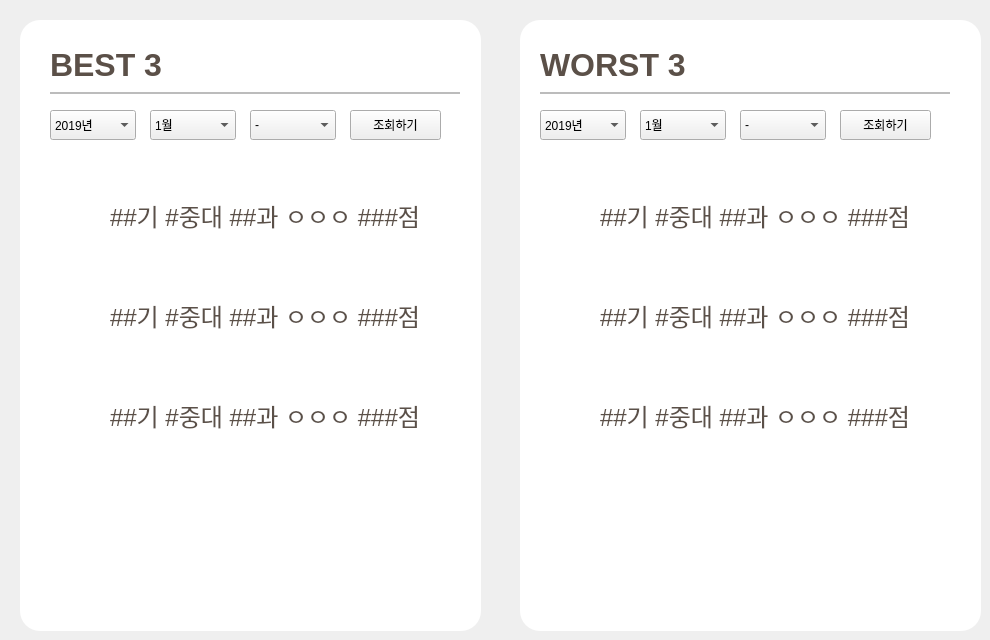
   <widget class="QWidget" name="page_3">
    <widget class="QLabel" name="label_2">
     <property name="geometry">
      <rect>
       <x>20</x>
       <y>20</y>
       <width>461</width>
       <height>611</height>
      </rect>
     </property>
     <property name="styleSheet">
      <string notr="true">border-radius:20px;
background-color:rgb(255, 255, 255)</string>
     </property>
     <property name="text">
      <string/>
     </property>
    </widget>
    <widget class="QLabel" name="label_3">
     <property name="geometry">
      <rect>
       <x>520</x>
       <y>20</y>
       <width>461</width>
       <height>611</height>
      </rect>
     </property>
     <property name="styleSheet">
      <string notr="true">border-radius:20px;
background-color:rgb(255, 255, 255)</string>
     </property>
     <property name="text">
      <string/>
     </property>
    </widget>
    <widget class="QLabel" name="label_6">
     <property name="geometry">
      <rect>
       <x>50</x>
       <y>40</y>
       <width>161</width>
       <height>51</height>
      </rect>
     </property>
     <property name="font">
      <font>
       <pointsize>14</pointsize>
       <weight>75</weight>
       <italic>true</italic>
       <bold>true</bold>
      </font>
     </property>
     <property name="styleSheet">
      <string notr="true">color:rgb(91, 80, 72);
background-color: rgba(255, 255, 255, 0);</string>
     </property>
     <property name="text">
      <string>&lt;html&gt;&lt;head/&gt;&lt;body&gt;&lt;p&gt;&lt;span style=&quot; font-size:24pt; font-style:normal;&quot;&gt;BEST 3&lt;/span&gt;&lt;/p&gt;&lt;/body&gt;&lt;/html&gt;</string>
     </property>
    </widget>
    <widget class="QLabel" name="topbg_5">
     <property name="geometry">
      <rect>
       <x>50</x>
       <y>92</y>
       <width>410</width>
       <height>2</height>
      </rect>
     </property>
     <property name="styleSheet">
      <string notr="true">background-color:rgb(188, 188, 188)</string>
     </property>
     <property name="text">
      <string/>
     </property>
    </widget>
    <widget class="QLabel" name="label_7">
     <property name="geometry">
      <rect>
       <x>540</x>
       <y>40</y>
       <width>161</width>
       <height>51</height>
      </rect>
     </property>
     <property name="font">
      <font>
       <pointsize>14</pointsize>
       <weight>75</weight>
       <italic>true</italic>
       <bold>true</bold>
      </font>
     </property>
     <property name="styleSheet">
      <string notr="true">color:rgb(91, 80, 72);
background-color: rgba(255, 255, 255, 0);</string>
     </property>
     <property name="text">
      <string>&lt;html&gt;&lt;head/&gt;&lt;body&gt;&lt;p&gt;&lt;span style=&quot; font-size:24pt; font-style:normal;&quot;&gt;WORST 3&lt;/span&gt;&lt;/p&gt;&lt;/body&gt;&lt;/html&gt;</string>
     </property>
    </widget>
    <widget class="QLabel" name="topbg_6">
     <property name="geometry">
      <rect>
       <x>540</x>
       <y>92</y>
       <width>410</width>
       <height>2</height>
      </rect>
     </property>
     <property name="styleSheet">
      <string notr="true">background-color:rgb(188, 188, 188)</string>
     </property>
     <property name="text">
      <string/>
     </property>
    </widget>
    <widget class="QComboBox" name="comboBox">
     <property name="geometry">
      <rect>
       <x>50</x>
       <y>110</y>
       <width>86</width>
       <height>30</height>
      </rect>
     </property>
     <property name="styleSheet">
      <string notr="true">font: 29 14pt &quot;Noto Sans CJK HK DemiLight&quot;;</string>
     </property>
     <item>
      <property name="text">
       <string>2019년</string>
      </property>
     </item>
     <item>
      <property name="text">
       <string>2020년</string>
      </property>
     </item>
     <item>
      <property name="text">
       <string>2021년</string>
      </property>
     </item>
     <item>
      <property name="text">
       <string>2022년</string>
      </property>
     </item>
    </widget>
    <widget class="QComboBox" name="comboBox_2">
     <property name="geometry">
      <rect>
       <x>150</x>
       <y>110</y>
       <width>86</width>
       <height>30</height>
      </rect>
     </property>
     <property name="styleSheet">
      <string notr="true">font: 29 14pt &quot;Noto Sans CJK HK DemiLight&quot;;</string>
     </property>
     <item>
      <property name="text">
       <string>1월</string>
      </property>
     </item>
     <item>
      <property name="text">
       <string>2월</string>
      </property>
     </item>
     <item>
      <property name="text">
       <string>3월</string>
      </property>
     </item>
     <item>
      <property name="text">
       <string>4월</string>
      </property>
     </item>
     <item>
      <property name="text">
       <string>5월</string>
      </property>
     </item>
     <item>
      <property name="text">
       <string>6월</string>
      </property>
     </item>
     <item>
      <property name="text">
       <string>7월</string>
      </property>
     </item>
     <item>
      <property name="text">
       <string>8월</string>
      </property>
     </item>
     <item>
      <property name="text">
       <string>9월</string>
      </property>
     </item>
     <item>
      <property name="text">
       <string>10월</string>
      </property>
     </item>
     <item>
      <property name="text">
       <string>11월</string>
      </property>
     </item>
     <item>
      <property name="text">
       <string>12월</string>
      </property>
     </item>
    </widget>
    <widget class="QComboBox" name="comboBox_3">
     <property name="geometry">
      <rect>
       <x>250</x>
       <y>110</y>
       <width>86</width>
       <height>30</height>
      </rect>
     </property>
     <property name="styleSheet">
      <string notr="true">font: 29 14pt &quot;Noto Sans CJK HK DemiLight&quot;;</string>
     </property>
     <item>
      <property name="text">
       <string>-</string>
      </property>
     </item>
     <item>
      <property name="text">
       <string>1주</string>
      </property>
     </item>
     <item>
      <property name="text">
       <string>2주</string>
      </property>
     </item>
     <item>
      <property name="text">
       <string>3주</string>
      </property>
     </item>
     <item>
      <property name="text">
       <string>4주</string>
      </property>
     </item>
     <item>
      <property name="text">
       <string>5주</string>
      </property>
     </item>
    </widget>
    <widget class="QComboBox" name="comboBox_4">
     <property name="geometry">
      <rect>
       <x>540</x>
       <y>110</y>
       <width>86</width>
       <height>30</height>
      </rect>
     </property>
     <property name="styleSheet">
      <string notr="true">font: 29 14pt &quot;Noto Sans CJK HK DemiLight&quot;;</string>
     </property>
     <item>
      <property name="text">
       <string>2019년</string>
      </property>
     </item>
     <item>
      <property name="text">
       <string>2020년</string>
      </property>
     </item>
     <item>
      <property name="text">
       <string>2021년</string>
      </property>
     </item>
     <item>
      <property name="text">
       <string>2022년</string>
      </property>
     </item>
    </widget>
    <widget class="QComboBox" name="comboBox_5">
     <property name="geometry">
      <rect>
       <x>640</x>
       <y>110</y>
       <width>86</width>
       <height>30</height>
      </rect>
     </property>
     <property name="styleSheet">
      <string notr="true">font: 29 14pt &quot;Noto Sans CJK HK DemiLight&quot;;</string>
     </property>
     <item>
      <property name="text">
       <string>1월</string>
      </property>
     </item>
     <item>
      <property name="text">
       <string>2월</string>
      </property>
     </item>
     <item>
      <property name="text">
       <string>3월</string>
      </property>
     </item>
     <item>
      <property name="text">
       <string>4월</string>
      </property>
     </item>
     <item>
      <property name="text">
       <string>5월</string>
      </property>
     </item>
     <item>
      <property name="text">
       <string>6월</string>
      </property>
     </item>
     <item>
      <property name="text">
       <string>7월</string>
      </property>
     </item>
     <item>
      <property name="text">
       <string>8월</string>
      </property>
     </item>
     <item>
      <property name="text">
       <string>9월</string>
      </property>
     </item>
     <item>
      <property name="text">
       <string>10월</string>
      </property>
     </item>
     <item>
      <property name="text">
       <string>11월</string>
      </property>
     </item>
     <item>
      <property name="text">
       <string>12월</string>
      </property>
     </item>
    </widget>
    <widget class="QComboBox" name="comboBox_6">
     <property name="geometry">
      <rect>
       <x>740</x>
       <y>110</y>
       <width>86</width>
       <height>30</height>
      </rect>
     </property>
     <property name="styleSheet">
      <string notr="true">font: 29 14pt &quot;Noto Sans CJK HK DemiLight&quot;;</string>
     </property>
     <item>
      <property name="text">
       <string>-</string>
      </property>
     </item>
     <item>
      <property name="text">
       <string>1주</string>
      </property>
     </item>
     <item>
      <property name="text">
       <string>2주</string>
      </property>
     </item>
     <item>
      <property name="text">
       <string>3주</string>
      </property>
     </item>
     <item>
      <property name="text">
       <string>4주</string>
      </property>
     </item>
     <item>
      <property name="text">
       <string>5주</string>
      </property>
     </item>
    </widget>
    <widget class="QLabel" name="label_30">
     <property name="geometry">
      <rect>
       <x>110</x>
       <y>190</y>
       <width>331</width>
       <height>51</height>
      </rect>
     </property>
     <property name="font">
      <font>
       <pointsize>14</pointsize>
       <weight>75</weight>
       <italic>true</italic>
       <bold>true</bold>
      </font>
     </property>
     <property name="styleSheet">
      <string notr="true">color:rgb(91, 80, 72);
background-color: rgba(255, 255, 255, 0);</string>
     </property>
     <property name="text">
      <string>&lt;html&gt;&lt;head/&gt;&lt;body&gt;&lt;p&gt;&lt;span style=&quot; font-size:18pt; font-weight:400; font-style:normal;&quot;&gt;##기 #중대 ##과 ㅇㅇㅇ ###점&lt;/span&gt;&lt;/p&gt;&lt;/body&gt;&lt;/html&gt;</string>
     </property>
    </widget>
    <widget class="QLabel" name="label_31">
     <property name="geometry">
      <rect>
       <x>110</x>
       <y>290</y>
       <width>331</width>
       <height>51</height>
      </rect>
     </property>
     <property name="font">
      <font>
       <pointsize>14</pointsize>
       <weight>75</weight>
       <italic>true</italic>
       <bold>true</bold>
      </font>
     </property>
     <property name="styleSheet">
      <string notr="true">color:rgb(91, 80, 72);
background-color: rgba(255, 255, 255, 0);</string>
     </property>
     <property name="text">
      <string>&lt;html&gt;&lt;head/&gt;&lt;body&gt;&lt;p&gt;&lt;span style=&quot; font-size:18pt; font-weight:400; font-style:normal;&quot;&gt;##기 #중대 ##과 ㅇㅇㅇ ###점&lt;/span&gt;&lt;/p&gt;&lt;/body&gt;&lt;/html&gt;</string>
     </property>
    </widget>
    <widget class="QLabel" name="label_32">
     <property name="geometry">
      <rect>
       <x>110</x>
       <y>390</y>
       <width>331</width>
       <height>51</height>
      </rect>
     </property>
     <property name="font">
      <font>
       <pointsize>14</pointsize>
       <weight>75</weight>
       <italic>true</italic>
       <bold>true</bold>
      </font>
     </property>
     <property name="styleSheet">
      <string notr="true">color:rgb(91, 80, 72);
background-color: rgba(255, 255, 255, 0);</string>
     </property>
     <property name="text">
      <string>&lt;html&gt;&lt;head/&gt;&lt;body&gt;&lt;p&gt;&lt;span style=&quot; font-size:18pt; font-weight:400; font-style:normal;&quot;&gt;##기 #중대 ##과 ㅇㅇㅇ ###점&lt;/span&gt;&lt;/p&gt;&lt;/body&gt;&lt;/html&gt;</string>
     </property>
    </widget>
    <widget class="QLabel" name="label_33">
     <property name="geometry">
      <rect>
       <x>600</x>
       <y>190</y>
       <width>331</width>
       <height>51</height>
      </rect>
     </property>
     <property name="font">
      <font>
       <pointsize>14</pointsize>
       <weight>75</weight>
       <italic>true</italic>
       <bold>true</bold>
      </font>
     </property>
     <property name="styleSheet">
      <string notr="true">color:rgb(91, 80, 72);
background-color: rgba(255, 255, 255, 0);</string>
     </property>
     <property name="text">
      <string>&lt;html&gt;&lt;head/&gt;&lt;body&gt;&lt;p&gt;&lt;span style=&quot; font-size:18pt; font-weight:400; font-style:normal;&quot;&gt;##기 #중대 ##과 ㅇㅇㅇ ###점&lt;/span&gt;&lt;/p&gt;&lt;/body&gt;&lt;/html&gt;</string>
     </property>
    </widget>
    <widget class="QLabel" name="label_34">
     <property name="geometry">
      <rect>
       <x>600</x>
       <y>290</y>
       <width>331</width>
       <height>51</height>
      </rect>
     </property>
     <property name="font">
      <font>
       <pointsize>14</pointsize>
       <weight>75</weight>
       <italic>true</italic>
       <bold>true</bold>
      </font>
     </property>
     <property name="styleSheet">
      <string notr="true">color:rgb(91, 80, 72);
background-color: rgba(255, 255, 255, 0);</string>
     </property>
     <property name="text">
      <string>&lt;html&gt;&lt;head/&gt;&lt;body&gt;&lt;p&gt;&lt;span style=&quot; font-size:18pt; font-weight:400; font-style:normal;&quot;&gt;##기 #중대 ##과 ㅇㅇㅇ ###점&lt;/span&gt;&lt;/p&gt;&lt;/body&gt;&lt;/html&gt;</string>
     </property>
    </widget>
    <widget class="QLabel" name="label_35">
     <property name="geometry">
      <rect>
       <x>600</x>
       <y>390</y>
       <width>331</width>
       <height>51</height>
      </rect>
     </property>
     <property name="font">
      <font>
       <pointsize>14</pointsize>
       <weight>75</weight>
       <italic>true</italic>
       <bold>true</bold>
      </font>
     </property>
     <property name="styleSheet">
      <string notr="true">color:rgb(91, 80, 72);
background-color: rgba(255, 255, 255, 0);</string>
     </property>
     <property name="text">
      <string>&lt;html&gt;&lt;head/&gt;&lt;body&gt;&lt;p&gt;&lt;span style=&quot; font-size:18pt; font-weight:400; font-style:normal;&quot;&gt;##기 #중대 ##과 ㅇㅇㅇ ###점&lt;/span&gt;&lt;/p&gt;&lt;/body&gt;&lt;/html&gt;</string>
     </property>
    </widget>
    <widget class="QLabel" name="label_gold">
     <property name="geometry">
      <rect>
       <x>40</x>
       <y>180</y>
       <width>70</width>
       <height>70</height>
      </rect>
     </property>
     <property name="styleSheet">
      <string notr="true">background-color: rgba(255, 255, 255, 0);</string>
     </property>
     <property name="text">
      <string/>
     </property>
     <property name="pixmap">
      <pixmap resource="myres.qrc">:/icon/디자인/gold-medal.png</pixmap>
     </property>
     <property name="scaledContents">
      <bool>true</bool>
     </property>
    </widget>
    <widget class="QLabel" name="label_silver">
     <property name="geometry">
      <rect>
       <x>40</x>
       <y>280</y>
       <width>70</width>
       <height>70</height>
      </rect>
     </property>
     <property name="styleSheet">
      <string notr="true">background-color: rgba(255, 255, 255, 0);</string>
     </property>
     <property name="text">
      <string/>
     </property>
     <property name="pixmap">
      <pixmap resource="myres.qrc">:/icon/디자인/silver-medal.png</pixmap>
     </property>
     <property name="scaledContents">
      <bool>true</bool>
     </property>
    </widget>
    <widget class="QLabel" name="label_bronze">
     <property name="geometry">
      <rect>
       <x>40</x>
       <y>380</y>
       <width>70</width>
       <height>70</height>
      </rect>
     </property>
     <property name="styleSheet">
      <string notr="true">background-color: rgba(255, 255, 255, 0);</string>
     </property>
     <property name="text">
      <string/>
     </property>
     <property name="pixmap">
      <pixmap resource="myres.qrc">:/icon/디자인/bronze.png</pixmap>
     </property>
     <property name="scaledContents">
      <bool>true</bool>
     </property>
    </widget>
    <widget class="QLabel" name="label_gold_2">
     <property name="geometry">
      <rect>
       <x>530</x>
       <y>180</y>
       <width>70</width>
       <height>70</height>
      </rect>
     </property>
     <property name="styleSheet">
      <string notr="true">background-color: rgba(255, 255, 255, 0);</string>
     </property>
     <property name="text">
      <string/>
     </property>
     <property name="pixmap">
      <pixmap resource="myres.qrc">:/icon/디자인/gold-medal.png</pixmap>
     </property>
     <property name="scaledContents">
      <bool>true</bool>
     </property>
    </widget>
    <widget class="QLabel" name="label_silver_2">
     <property name="geometry">
      <rect>
       <x>530</x>
       <y>280</y>
       <width>70</width>
       <height>70</height>
      </rect>
     </property>
     <property name="styleSheet">
      <string notr="true">background-color: rgba(255, 255, 255, 0);</string>
     </property>
     <property name="text">
      <string/>
     </property>
     <property name="pixmap">
      <pixmap resource="myres.qrc">:/icon/디자인/silver-medal.png</pixmap>
     </property>
     <property name="scaledContents">
      <bool>true</bool>
     </property>
    </widget>
    <widget class="QLabel" name="label_bronze_2">
     <property name="geometry">
      <rect>
       <x>530</x>
       <y>380</y>
       <width>70</width>
       <height>70</height>
      </rect>
     </property>
     <property name="styleSheet">
      <string notr="true">background-color: rgba(255, 255, 255, 0);</string>
     </property>
     <property name="text">
      <string/>
     </property>
     <property name="pixmap">
      <pixmap resource="myres.qrc">:/icon/디자인/bronze.png</pixmap>
     </property>
     <property name="scaledContents">
      <bool>true</bool>
     </property>
    </widget>
    <widget class="QPushButton" name="pushButton_best3">
     <property name="geometry">
      <rect>
       <x>350</x>
       <y>110</y>
       <width>91</width>
       <height>30</height>
      </rect>
     </property>
     <property name="text">
      <string>조회하기</string>
     </property>
    </widget>
    <widget class="QPushButton" name="pushButton_worst3">
     <property name="geometry">
      <rect>
       <x>840</x>
       <y>110</y>
       <width>91</width>
       <height>30</height>
      </rect>
     </property>
     <property name="text">
      <string>조회하기</string>
     </property>
    </widget>
   </widget>
